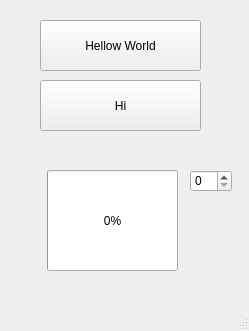
<?xml version="1.0" encoding="UTF-8"?>
<ui version="4.0">
 <class>MainWindow</class>
 <widget class="QMainWindow" name="MainWindow">
  <property name="geometry">
   <rect>
    <x>0</x>
    <y>0</y>
    <width>249</width>
    <height>331</height>
   </rect>
  </property>
  <property name="windowTitle">
   <string>MainWindow</string>
  </property>
  <widget class="QWidget" name="centralwidget">
   <widget class="MyButton" name="pushButton">
    <property name="geometry">
     <rect>
      <x>40</x>
      <y>20</y>
      <width>161</width>
      <height>51</height>
     </rect>
    </property>
    <property name="text">
     <string>Hellow World</string>
    </property>
   </widget>
   <widget class="MyButton" name="pushButton_2">
    <property name="geometry">
     <rect>
      <x>40</x>
      <y>80</y>
      <width>161</width>
      <height>51</height>
     </rect>
    </property>
    <property name="text">
     <string>Hi</string>
    </property>
   </widget>
   <widget class="MyProgressbar" name="progressBar">
    <property name="geometry">
     <rect>
      <x>47</x>
      <y>170</y>
      <width>131</width>
      <height>101</height>
     </rect>
    </property>
    <property name="maximum">
     <number>100</number>
    </property>
    <property name="value">
     <number>0</number>
    </property>
   </widget>
   <widget class="QSpinBox" name="spinBox">
    <property name="geometry">
     <rect>
      <x>190</x>
      <y>170</y>
      <width>42</width>
      <height>22</height>
     </rect>
    </property>
    <property name="maximum">
     <number>100</number>
    </property>
   </widget>
  </widget>
  <widget class="QMenuBar" name="menubar">
   <property name="geometry">
    <rect>
     <x>0</x>
     <y>0</y>
     <width>249</width>
     <height>22</height>
    </rect>
   </property>
  </widget>
  <widget class="QStatusBar" name="statusbar"/>
 </widget>
 <customwidgets>
  <customwidget>
   <class>MyButton</class>
   <extends>QPushButton</extends>
   <header>mybutton.h</header>
  </customwidget>
  <customwidget>
   <class>MyProgressbar</class>
   <extends>QProgressBar</extends>
   <header>myprogressbar.h</header>
  </customwidget>
 </customwidgets>
 <resources/>
 <connections>
  <connection>
   <sender>spinBox</sender>
   <signal>valueChanged(int)</signal>
   <receiver>progressBar</receiver>
   <slot>setValue(int)</slot>
   <hints>
    <hint type="sourcelabel">
     <x>210</x>
     <y>202</y>
    </hint>
    <hint type="destinationlabel">
     <x>112</x>
     <y>242</y>
    </hint>
   </hints>
  </connection>
 </connections>
</ui>
